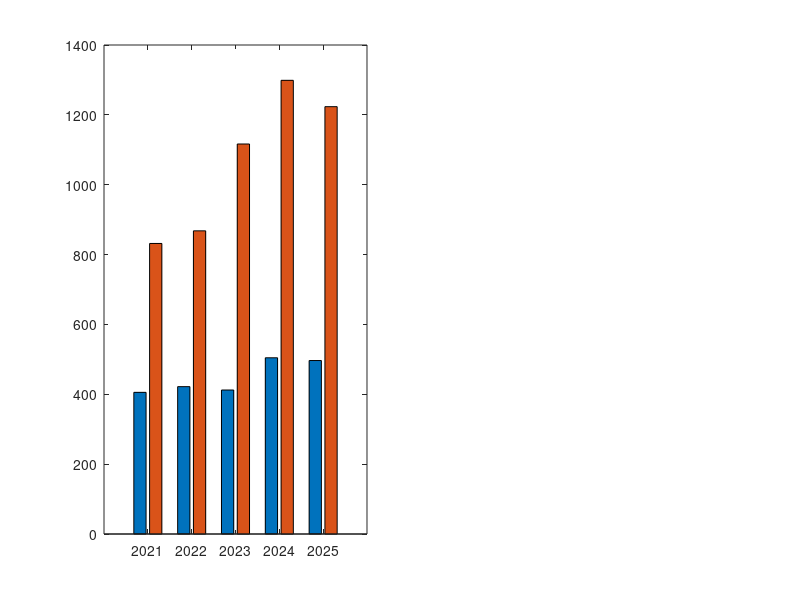

Here is the MATLAB script that generated this plot: (Note: this script raises an error after producing the figure.)
% Village of Cuba Water & Sewer Financials (2021-2025)
years = 2021:2025;
revenues = [405565, 421905, 412235, 504557, 496658] / 1e3; % in $K
expenses = [831833, 867972, 1116571, 1298891, 1223467] / 1e3; % in $K
deficit  = [426268, 446067, 704336, 794334, 726809] / 1e3; % in $K

figure('Color', 'w', 'Position', [100, 100, 950, 420]);

% Panel 1: Operating Revenues vs. Total Operating Expenses
subplot(1, 2, 1);
b = bar(years, [revenues; expenses]', 'grouped');
b(1).FaceColor = [0.18, 0.49, 0.72]; % Blue for Revenue
b(2).FaceColor = [0.84, 0.24, 0.21]; % Red for Expenses
title('Operating Revenues vs. Expenses', 'FontSize', 12, 'FontWeight', 'bold');
ylabel('USD ($ Thousands)', 'FontSize', 10);
legend({'Operating Revenues', 'Total Operating Expenses'}, 'Location', 'northwest');
grid on;
ylim([0 1500]);

% Panel 2: Escalating Annual Operating Deficit
subplot(1, 2, 2);
b2 = bar(years, deficit, 0.55, 'FaceColor', [0.45, 0.15, 0.15]);
title('Annual Utility Operating Loss (2021–2025)', 'FontSize', 12, 'FontWeight', 'bold');
ylabel('Operating Loss ($ Thousands)', 'FontSize', 10);
grid on;
ylim([0 950]);

% Add exact dollar labels above deficit bars
for i = 1:length(years)
    text(years(i), deficit(i) + 25, sprintf('$%.0fK', deficit(i)), ...
        'HorizontalAlignment', 'center', 'FontWeight', 'bold', 'FontSize', 9);
end

sgtitle('Village of Cuba Water & Sewer Financial Deficit ($3.10M Total Loss)', ...
    'FontSize', 14, 'FontWeight', 'bold');
